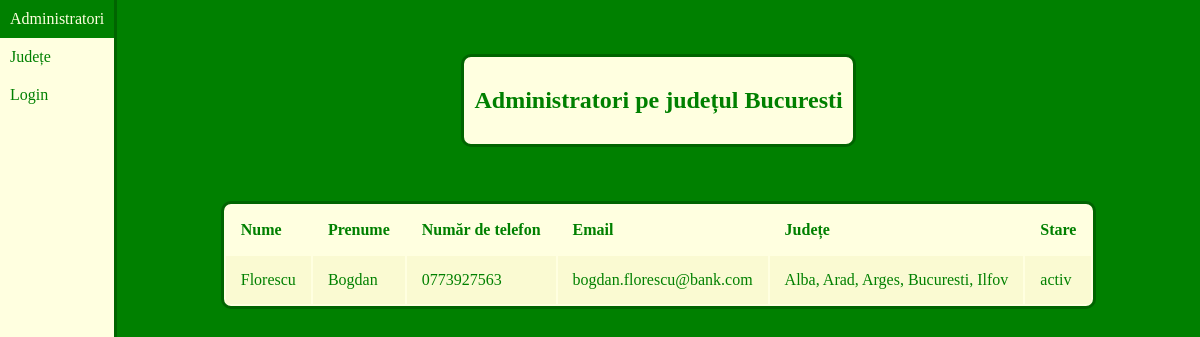
The app's page /county/Bucuresti/ with its own data.
### counties/models.py (models this page shows, shortened)
class County(models.Model):
    admins = models.ManyToManyField(User)
    county_name = models.CharField(max_length=25)

class User(AbstractUser):
    phone = models.CharField(max_length=25, default='None')
    state = models.CharField(max_length=25, default='activ')

### counties/views.py (the view)
# urls.py: path("county/<str:county_name>/", views.county, name="county"),
def county(request, county_name):
    user_state = request.user.is_authenticated
    current_user = request.user
    admin_list = User.objects.filter(state="activ", county__county_name=county_name).order_by('last_name')
    county_name = get_object_or_404(County, county_name=county_name).county_name
    context = {
        'user_state': user_state,
        'county_name': county_name,
        'admin_list': admin_list,
        'current_user': current_user
    }
    return render(request, 'counties/county.html', context)

### counties/templates/counties/county.html (shortened to what this page needs)
{% load static %}
<!DOCTYPE html>
<html lang="en">
    <head>
        <link rel="stylesheet" href="{% static 'counties/style.css' %}">
    </head>
    <body>
        <div class="container">
            <nav>
                <ul>
                    <li class="nav_li"><a href="{% url 'counties:all_admins' %}">Administratori</a></li>
                    <li class="nav_li"><a href="{% url 'counties:index' %}">Județe</a></li>
                    {% if user_state %}
                        <li class="nav_li"><a href="{% url 'counties:logout' %}">Logout</a></li>
                    {% else %}
                        <li class="nav_li"><a href="{% url 'counties:login' %}">Login</a></li>
                    {% endif %}
                </ul>
            </nav>
            <main>
                {% if admin_list %}
                    <header>
                        <h2>Administratori pe județul {{ county_name }}</h2>
                    </header>
                    <table>
                        <tr>
                            <th>Nume</th>
                            <th>Prenume</th>
                            <th>Număr de telefon</th>
                            <th>Email</th>
                            <th>Județe</th>
                            <th>Stare</th>
                        </tr>
                        {% for admin in admin_list %}
                            <tr>
                                {% if admin.last_name == current_user.last_name and admin.first_name == current_user.first_name %}
                                    <td><a href="{% url 'counties:edit' admin.last_name admin.first_name %}"> {{ admin.last_name }} </a></td>
                                {% else %}
                                    <td>{{ admin.last_name }}</td>
                                {% endif %}
                                <td>{{ admin.first_name }}</td>
                                <td>{{ admin.phone }}</td>
                                <td>{{ admin.email }}</td>
                                <td>
                                    {% for county in admin.county_set.all %}
                                        {% if forloop.last %}
                                            {{ county.county_name }}
                                        {% else %}
                                            {{ county.county_name }},
                                        {% endif %}
                                    {% endfor %}
                                </td>
                                <td> {{ admin.state }}</td>
                            </tr>
                        {% endfor %}
                    </table>
                {% else %}
                    <header class="oops_header">
                        <h1>Nu sunt administratori disponibili in județul {{ county_name }}</h1>
                    </header>
                {% endif %}
            </main>
        </div>
    </body>
</html>

### counties/static/counties/style.css (style rules this page uses)
body, html { margin: 0; padding: 0; background: green; }
.container { display: grid; grid-template-columns: auto 1fr; height: 100vh; }
nav { background: lightyellow; border-right: solid darkgreen; }
ul { list-style-type: none; padding: 0; margin-top: 0; overflow: auto; }
li a { padding: 10px; display: block; color: green; text-decoration: none; }
main { display: flex; flex-direction: column; overflow: auto; }
header { margin-top: 5%; background: lightyellow; color: green; border: darkgreen solid; padding: 10px; border-radius: 10px; align-self: center; }
table { border-radius: 10px; margin-top: 5%; margin-bottom: 5%; background: lightyellow; border: darkgreen solid; overflow: auto; align-self: center; }
tr:nth-child(even) { background-color: lightgoldenrodyellow; }
th { padding: 15px; text-align: left; color: green; }
td { padding: 15px; text-align: left; color: green; }

### records on screen
County: county_name "Bucuresti"
User: last_name "Florescu", first_name "Bogdan", phone "0773927563", email "bogdan.florescu@bank.com", state "activ"
County: county_name "Alba"
County: county_name "Arad"
County: county_name "Arges"
County: county_name "Ilfov"
